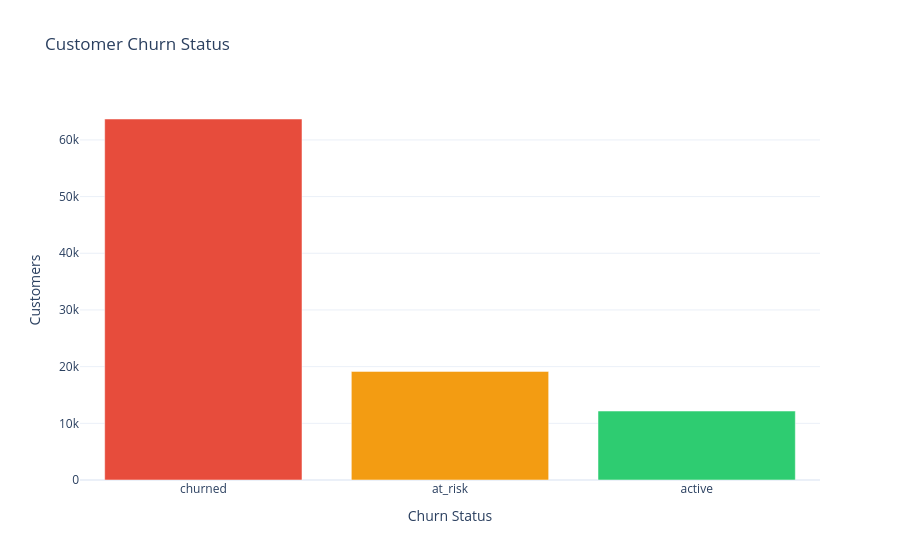

The notebook cell saved with this chart:
### Code cell
# Chart 2 — Churn Status Breakdown
churn_counts = df['churn_status'].value_counts().reset_index()
churn_counts.columns = ['status', 'count']

fig2 = px.bar(
    churn_counts, x='status', y='count',
    title='Customer Churn Status',
    labels={'status': 'Churn Status', 'count': 'Customers'},
    color='status',
    color_discrete_map={'active': '#2ecc71', 'at_risk': '#f39c12', 'churned': '#e74c3c'}
)
fig2.update_layout(template='plotly_white', showlegend=False)
fig2.show()
with open(os.path.join(OUT, 'churn_status_breakdown.json'), 'w') as f:
    f.write(fig2.to_json())
print('Exported churn_status_breakdown.json')

### Figure 1 — Plotly figure (JSON) as saved in the notebook; plotly's stock layout.template omitted (floating-point values rounded to 4 significant figures)
{"data": [{"hovertemplate": "Churn Status=%{x}<br>Customers=%{y}<extra></extra>", "legendgroup": "churned", "marker": {"color": "#e74c3c", "pattern": {"shape": ""}}, "name": "churned", "orientation": "v", "showlegend": true, "textposition": "auto", "type": "bar", "x": ["churned"], "xaxis": "x", "y": [63692], "yaxis": "y"}, {"hovertemplate": "Churn Status=%{x}<br>Customers=%{y}<extra></extra>", "legendgroup": "at_risk", "marker": {"color": "#f39c12", "pattern": {"shape": ""}}, "name": "at_risk", "orientation": "v", "showlegend": true, "textposition": "auto", "type": "bar", "x": ["at_risk"], "xaxis": "x", "y": [19163], "yaxis": "y"}, {"hovertemplate": "Churn Status=%{x}<br>Customers=%{y}<extra></extra>", "legendgroup": "active", "marker": {"color": "#2ecc71", "pattern": {"shape": ""}}, "name": "active", "orientation": "v", "showlegend": true, "textposition": "auto", "type": "bar", "x": ["active"], "xaxis": "x", "y": [12166], "yaxis": "y"}], "layout": {"barmode": "relative", "legend": {"title": {"text": "Churn Status"}, "tracegroupgap": 0}, "showlegend": false, "title": {"text": "Customer Churn Status"}, "xaxis": {"anchor": "y", "categoryarray": ["churned", "at_risk", "active"], "categoryorder": "array", "domain": [0, 1], "title": {"text": "Churn Status"}}, "yaxis": {"anchor": "x", "domain": [0, 1], "title": {"text": "Customers"}}}}
